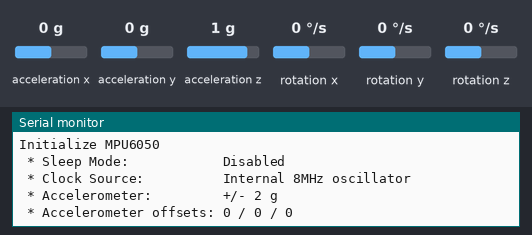
Bench run of a sketch on a simulated Arduino Uno, built with avr-gcc and run on an emulated ATmega328P. Shown: the last lines printed to the serial monitor. Inputs (shaded band) come from the test bench; at power-on: acceleration z 1 g, acceleration x 0 g, acceleration y 0 g, rotation x 0 °/s, rotation y 0 °/s, rotation z 0 °/s.

Above: at 1.2 s.
1.3 s: acceleration z set to -1.4 g
At 4.22 s:
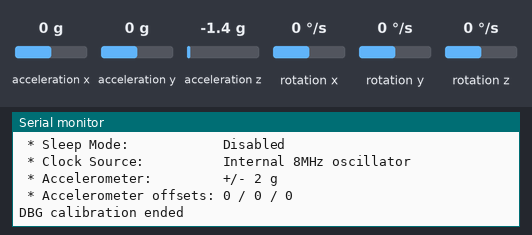
4.3 s: acceleration z set to -0.8 g
At 5.6 s:
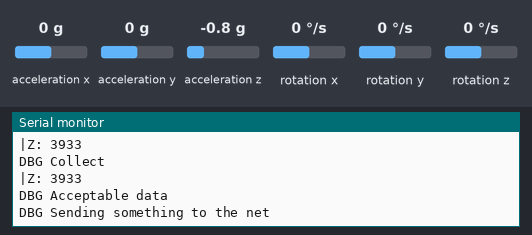

Measured:
- after the input at 4.3 s, the serial monitor: prints a new line after 0.28 s (image 2)

The sketch:

project_scala.ino
```cpp
#include <Wire.h>
#include <Math.h>
#include <MPU6050.h>

#define MOD_THRESOLD_U  250
#define MOD_THRESOLD_D  100
#define CALIBRATION_CYCLES  20

const int MPU_addr= 0x68;
int32_t aX,aY,aZ,tE;
float modu;


MPU6050 mpu ;

typedef struct
{
  int32_t x0,y0,z0;
  float mod0;
  int32_t mod_thresold_down;  //threasold going down ( higher)
  int32_t mod_thresold_up;  //threasold goind up ( lower)
}CLB_Type;


typedef enum
{
    CONNE = 0x00,
    CALIB,
    READ_OP,
    EVALUATING,
    NET_SEND,
}fsm_st;


CLB_Type calib;
int32_t calib_cycles = 0;

/*Samples variables*/
float MEA_Array[4]; //evaluate direction on 4 samples
bool acceptable_data = false;
int32_t s = 0;

/*machine var*/
fsm_st fsm = CALIB;


void setup()
{
  Serial.begin(115200);

  Serial.println("Initialize MPU6050");

  while(!mpu.begin(MPU6050_SCALE_2000DPS, MPU6050_RANGE_2G))
  {
    Serial.println("Could not find a valid MPU6050 sensor, check wiring!");
    delay(500);
  }

  // If you want, you can set accelerometer offsets
  // mpu.setAccelOffsetX();
  // mpu.setAccelOffsetY();
  // mpu.setAccelOffsetZ();

  checkSettings();
  calib.mod_thresold_up = MOD_THRESOLD_U;
  calib.mod_thresold_down = MOD_THRESOLD_D;
  fsm = CALIB;
}

void checkSettings()
{
  Serial.println();

  Serial.print(" * Sleep Mode:            ");
  Serial.println(mpu.getSleepEnabled() ? "Enabled" : "Disabled");

  Serial.print(" * Clock Source:          ");
  switch(mpu.getClockSource())
  {
    case MPU6050_CLOCK_KEEP_RESET:     Serial.println("Stops the clock and keeps the timing generator in reset"); break;
    case MPU6050_CLOCK_EXTERNAL_19MHZ: Serial.println("PLL with external 19.2MHz reference"); break;
    case MPU6050_CLOCK_EXTERNAL_32KHZ: Serial.println("PLL with external 32.768kHz reference"); break;
    case MPU6050_CLOCK_PLL_ZGYRO:      Serial.println("PLL with Z axis gyroscope reference"); break;
    case MPU6050_CLOCK_PLL_YGYRO:      Serial.println("PLL with Y axis gyroscope reference"); break;
    case MPU6050_CLOCK_PLL_XGYRO:      Serial.println("PLL with X axis gyroscope reference"); break;
    case MPU6050_CLOCK_INTERNAL_8MHZ:  Serial.println("Internal 8MHz oscillator"); break;
  }

  Serial.print(" * Accelerometer:         ");
  switch(mpu.getRange())
  {
    case MPU6050_RANGE_16G:            Serial.println("+/- 16 g"); break;
    case MPU6050_RANGE_8G:             Serial.println("+/- 8 g"); break;
    case MPU6050_RANGE_4G:             Serial.println("+/- 4 g"); break;
    case MPU6050_RANGE_2G:             Serial.println("+/- 2 g"); break;
  }

  Serial.print(" * Accelerometer offsets: ");
  Serial.print(mpu.getAccelOffsetX());
  Serial.print(" / ");
  Serial.print(mpu.getAccelOffsetY());
  Serial.print(" / ");
  Serial.println(mpu.getAccelOffsetZ());

  Serial.println();
}


void Tsk_MPU()
{

  Vector rawAccel = mpu.readRawAccel();
  Vector normAccel = mpu.readNormalizeAccel();
  aX = rawAccel.XAxis;
  aY = rawAccel.YAxis;
  aZ = rawAccel.ZAxis;
  modu = sqrt(aX^2 + aY^2 +aZ^2);
//  Serial.print("X: ");Serial.print(aX);
//  Serial.print("| Y: ");Serial.print(aY);
//  Serial.print("| Z: ");Serial.print(aZ);
//  Serial.print("| MOD: ");Serial.println(modu);
  delay(100);
}

void Tsk_ResetQueue()
{
  s=0;
  memset(MEA_Array,0x00,sizeof(MEA_Array));
  acceptable_data = false;
}

void loop() {
  // put your main code here, to run repeatedly:
  //PrintGets();

  switch(fsm)
  {
    case CONNE:

    break;

    case CALIB:
      Tsk_MPU();
      calib.x0 += aX;
      calib.y0 += aY;
      calib.z0 += aZ;
      calib.mod0 += modu;
      calib_cycles++;
      if(calib_cycles == CALIBRATION_CYCLES)
      {
        calib_cycles = 0;
          calib.x0 /=  CALIBRATION_CYCLES;
          calib.y0 /=  CALIBRATION_CYCLES;
          calib.z0 /=  CALIBRATION_CYCLES;
          calib.mod0 /= CALIBRATION_CYCLES; //base on this
           Serial.println("DBG calibration ended");
          fsm = READ_OP;
      }

    break;

    case READ_OP:
      Tsk_MPU();
      aX -= calib.x0;
      aY -= calib.y0;
      aZ -= calib.z0;
      modu -= calib.mod0;
      //Serial.print("|Z: ");Serial.println(aZ);
      if((aZ > MOD_THRESOLD_U) || (aZ < -MOD_THRESOLD_U))
      {
          Serial.println("DBG Collect");
          if (aZ <0)
          {
            aZ *= -1;
          }
          Serial.print("|Z: ");Serial.println(aZ);
          MEA_Array[s] = aZ;
          s++;
          if(s>=3)
          {
            acceptable_data = true;
            Serial.println("DBG Acceptable data");
            fsm = EVALUATING;
          }
      }
       fsm = EVALUATING;
    break;

    case EVALUATING:
      if(acceptable_data)
      {
        if(MEA_Array[0] > MEA_Array[1]  )
        {
          if(MEA_Array[1] > MEA_Array[2]  )
          {
            Serial.println("DBG SCENDOOOOO");
          }
        }
        if(MEA_Array[0] < MEA_Array[1]  )
        {
          if(MEA_Array[1] < MEA_Array[2]  )
          {
            Serial.println("DBG SALGOOO");
          }
        }

         fsm = NET_SEND;
         Tsk_ResetQueue();

      }
      else
      {
         fsm = READ_OP;
      }
    break;

    case NET_SEND:
       Serial.println("DBG Sending something to the net");
        calib.x0 = 0;
           calib.y0 = 0;
            calib.z0 = 0;
      fsm = CALIB;
    break;

  }

  Tsk_MPU();

}
```
